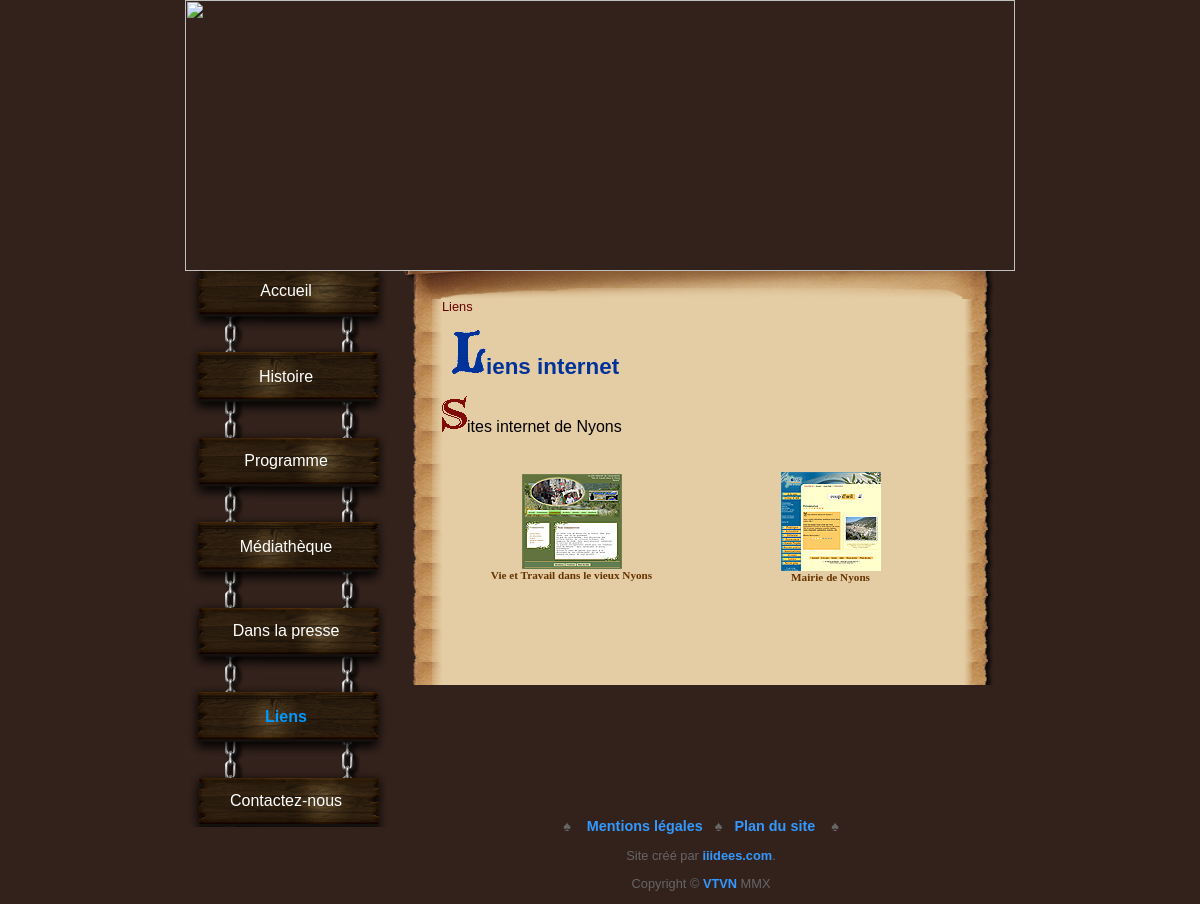
Page /liens.php on the committed database.
### tables this page shows
CREATE TABLE IF NOT EXISTS `menus` (
  `menuID` int(10) unsigned NOT NULL AUTO_INCREMENT,
  `sousMenuID` int(10) unsigned NOT NULL DEFAULT '0',
  `frNom` varchar(60) NOT NULL,
  `gbNom` varchar(60) NOT NULL,
  `frNomBread` varchar(25) NOT NULL,
  `gbNomBread` varchar(25) NOT NULL,
  `frLienTitle` varchar(150) NOT NULL,
  `gbLienTitle` varchar(150) NOT NULL,
  `fichierID` int(10) unsigned NOT NULL,
  `frActive` tinyint(4) NOT NULL DEFAULT '1',
  `gbActive` tinyint(4) NOT NULL DEFAULT '1',
  `position` tinyint(4) NOT NULL DEFAULT '1',
  `articleID` int(10) unsigned NOT NULL DEFAULT '0',
  `galerieID` int(10) unsigned NOT NULL DEFAULT '0',
  PRIMARY KEY (`menuID`)
);

CREATE TABLE IF NOT EXISTS `liens` (
  `lienID` int(10) unsigned NOT NULL AUTO_INCREMENT,
  `categID` int(10) unsigned NOT NULL,
  `lien` varchar(250) NOT NULL,
  `frTitle` varchar(300) NOT NULL,
  `gbTitle` varchar(300) NOT NULL,
  `frNom` varchar(120) NOT NULL,
  `gbNom` varchar(120) NOT NULL,
  `imgFichier` varchar(30) NOT NULL,
  PRIMARY KEY (`lienID`)
);

### liens.php (the view, shortened to what this page needs)
<?php
	include("fonctions/fonction.inc.php");
	$lang=$_SESSION['lang'];
	$nom = $lang."Nom";
	if ($lang=='fr')
	{
		$breadcrumb='<a href="liens.php" title="Allez &agrave; la page de liens..." class="breadcrumb">Liens</a>';
		$titre="Liens internet";
		$links[1]="Sites internet de Nyons";
		$links[2]="Partenaires des M&eacute;di&eacute;vales";
		$links[3]="Les participants aux M&eacute;di&eacute;vales";
		$links[4]="Autres sites internet d'int&eacute;r&ecirc;t";
	}
	include("include/header.php");
	echo '<div id="right">
    <p class="mainTop"></p>
    <div id="mainBody">
	<p class="mainText">';
	echo $breadcrumb.'</p>';
	$titreLettre=GetLetter($titre,true);
	echo '<h1>'.$titreLettre.'</h1>';
	$lienTitle=$lang.'Title';
	for ($i=1;$i<5;$i++)
	{
		$q="SELECT lienID, lien, $lienTitle AS title, $nom as nom, imgFichier FROM liens WHERE categID=".$i." ORDER BY lienID";
		$r = @mysqli_query($dbc,$q);
		$nombre=@mysqli_num_rows($r);
		if ($nombre > 0)
		{
			echo '<p class="mainText">'.GetLetter($links[$i],false).'</p>';
			echo '<table class="photo" border="0" cellpadding="10" cellspacing="10" width="528px"><tr>';
			$counter=1;
			$flag=false;
			while ($row=mysqli_fetch_array($r, MYSQLI_ASSOC))
			{
				$myString= '<td width="50%" align="center"><a href="'.$row['lien'].'" target="_blank" title="'.$row['title'].'"class="liens"><img src="images/liens/'.$row['imgFichier'].'"';
				$size=getimagesize('images/liens/'.$row['imgFichier']);
				$myString.=' border="0" width="'.$size[0].'" height="'.$size[1].'" /><br />'.$row['nom'].'</a></td>';
				echo $myString;
				if (($counter%2)==0)
				{
					echo '</tr><tr>';
					$counter=0;
					$flag=true;
				}
				else
				{
					$flag=false;
				}
				$counter++;
			}
			if ($flag==false)
			{
				echo '<td width="50%" align="center"></td></tr></table>';
			}
			else
			{
				echo '</table>';
			}
		}
		echo '<br />';
	}
	echo '</div>';
	include("include/footer.php");
?>

### include/createMenu.php
<?php
		$lien=$lang.'LienTitle';
		$active=$lang.'Active';
		$q="SELECT menuID, $nom AS nom, $lien AS lien, nomFichier, position FROM menus INNER JOIN  fichiers ON menus.fichierID=fichiers.fichierID ";
		$q.="WHERE sousMenuID=0 AND $active=1 ORDER BY position";
		$r=@mysqli_query($dbc,$q);
		$nombre=@mysqli_num_rows($r);
		$count=1;
		if ($nombre>0)
		{
			echo '<div id="left">
    <table width="202" border="0" cellpadding="0" cellspacing="0" class="menu">';
	  		while($row=mysqli_fetch_array($r,MYSQL_ASSOC))
			{
				if (($count%2)==0)
				{
					$classMenu='menu1';
					$classLien='menu2H">&nbsp;';
				}
				else
				{
					$classMenu='menu2';
					$classLien='menu1H">&nbsp;';
				}
				if ($count==$nombre)
				{
					$classLien='menuBas">';
				}
				$leMenuID=$row['menuID'];
				$leNom=$row['nom'];
				$leLien=$row['lien'];
				$leFichier=$row['nomFichier'].'.php';
				echo '<tr><td class="'.$classMenu.'"><a href="'.$leFichier.'?menu='.$leMenuID.'" title="'.$leLien.'"';
				if ($_SESSION['menuCat']==$leMenuID)
				{
					echo ' class="selected"';
				}
				echo '>'.$leNom.'</a></td></tr>';
				echo '<tr><td class="'.$classLien.'</td></tr>';
				$count++;
			}
			echo '</table>
			<br /><br />
			</div>';
		}
?>

### include/footer.php
<p class="mainBottom"></p>
	<p class="copyright" style="font-size:0.9em;">&spades;&nbsp;&nbsp;&nbsp;
    <?php
			$q="SELECT $nom AS nom, $lien AS lien, nomFichier, position FROM menus INNER JOIN  fichiers ON menus.fichierID=fichiers.fichierID ";
			$q.="WHERE sousMenuID=55555 AND $active=1 ORDER BY position";
			$r=@mysqli_query($dbc,$q);
			$nombre=@mysqli_num_rows($r);
			$count=1;
			while ($row=mysqli_fetch_array($r,MYSQL_ASSOC))
			{
				echo '<a href="'.$row['nomFichier'].'.php" title="'.$row['lien'].'" class="copy">'.$row['nom'].'</a>';
				if ($count!=$nombre)
				{
					echo '&nbsp;&nbsp;&nbsp;&spades;&nbsp;&nbsp;&nbsp;';
				}
				$count++;
			}
			 if ($lang=='fr') {
				 $site = 'Site cr&eacute;&eacute; par <a href="http://www.iiidees.com/" title="Lien vers le cr&eacute;ateur de ce site internet" class="copy" target="_new">';
			 }else {
				 $site ='Web site design by <a href="http://www.iiidees.com/" title="Link to this web site designer" class="copy" target="_new">';
			 }
		?>
		&nbsp;&nbsp;&nbsp;&spades;</p>
    <p class="copyright"><?php echo $site; ?>iiidees.com</a>.</p>
    <p class="copyright">Copyright &copy; <a href="http://www.vieuxnyons.com" title="lien vers le site de l'association Vie et Travail dans le vieux Nyons" class="copy" target="_blank">VTVN</a> MMX</p>
  </div>
</div>
</body>
</html>

### css/maincssTable.css (style rules this page uses)
body { background-color: #33221c; margin: 0px; padding: 0px; }
#global #left { position:absolute; float: left; width: 202px; }
#global #right { margin-left:202px; width: 628px; }
#global #left table.menu { text-align:center; }
#global #left .menu1 { background-image: url(temp102/bois1Body.jpg); height: 39px; width: 202px; }
#global #left .menu2H { background-image: url(temp102/bois2Haut.jpg); height: 45px; width: 202px; }
#global #left .menu2 { background-image: url(temp102/bois2Body.jpg); height: 40px; width: 202px; }
#global #left .menu1H { background-image: url(temp102/bois1Haut.jpg); height: 46px; width: 202px; }
#global #left .menuBas { background-image:url(temp102/boisFin.jpg); height:6px; width:202px; }
#global #left a:active, #global #left a:link,#global #left a:visited { font-family: "Trebuchet MS", Arial, Helvetica, sans-serif; color:#FFF; font-size:1;1em; text-decoration:none; }
#global #left a.selected { color:#09F; text-decoration:none; font-weight:bold; }
#global #right p.mainTop { width:628px; background-image:url(temp102/mainHaut2.jpg); height:29px; margin-top:-1px; }
#global #right #mainBody { background-image:url(temp102/MainBody2.jpg); width:628px; background-repeat:repeat-y; margin-top:-16px; }
#global #right #mainBody p.mainText { margin-left:55px; margin-right:40px; font-family:Arial, Helvetica, sans-serif; font-size:1em; }
#global #right #mainBody table.photo { margin-left:50px; margin-right:40px; }
#global #right p.mainBottom { background-image:url(temp102/mainBas2.jpg); width:628px; height:133px; margin-top:-16px; }
#global #right #mainBody h1 { margin-left:65px; margin-right:40px; font-family:"Trebuchet MS", Arial, Helvetica, sans-serif; font-size:1.4em; color:#039; }
#global #right p.copyright { width:628px; font-family:Arial, Helvetica, sans-serif; color:#666; font-size:0.8em; text-align:center }
#global #right a.copy:link, #global #right a.copy:active, #global #right a.copy:visited { color:#39F; text-decoration:none; }
#global #right a.liens:link, #global #right a.liens:active, #global #right a.liens:visited { color:#630; font-size:0.7em; text-decoration:none; }
#global #right a:active, #global #right a:link, #global #right a:visited { color:#600; text-decoration:none; font-weight:bold; }
#global #right a.breadcrumb:active, #global #right a.breadcrumb:visited, #global #right a.breadcrumb:link { font:"Trebuchet MS", Arial, Helvetica, sans-serif; font-size:0.8em; color:#600; text-decoration:none; font-weight:100; }

### rows in the picture
menus: frNom "Accueil"
menus: frNom "Histoire"
menus: frNom "Programme"
menus: frNom "Médiathèque"
menus: frNom "Dans la presse"
menus: frNom "Liens"
menus: frNom "Contactez-nous", shows a picture
liens: imgFichier (picture), frNom "Vie et Travail dans le vieux Nyons"
liens: imgFichier (picture), frNom "Mairie de Nyons"
menus: frNom "Mentions légales"
menus: frNom "Plan du site"

### other values in the picture
substr($unTexte,1) "iens internet"
